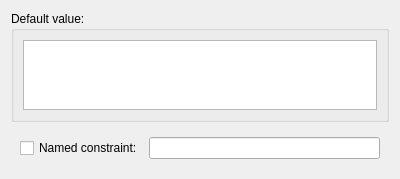
<?xml version="1.0" encoding="UTF-8"?>
<ui version="4.0">
 <class>ColumnDefaultPanel</class>
 <widget class="QWidget" name="ColumnDefaultPanel">
  <property name="geometry">
   <rect>
    <x>0</x>
    <y>0</y>
    <width>400</width>
    <height>169</height>
   </rect>
  </property>
  <property name="windowTitle">
   <string>Form</string>
  </property>
  <layout class="QVBoxLayout" name="verticalLayout">
   <item>
    <widget class="QGroupBox" name="exprGroup">
     <property name="title">
      <string>Default value:</string>
     </property>
     <layout class="QVBoxLayout" name="verticalLayout_2">
      <item>
       <widget class="SqlEditor" name="exprEdit"/>
      </item>
     </layout>
    </widget>
   </item>
   <item>
    <widget class="QWidget" name="namedWidget" native="true">
     <layout class="QHBoxLayout" name="horizontalLayout_2">
      <item>
       <widget class="QCheckBox" name="namedCheck">
        <property name="text">
         <string>Named constraint:</string>
        </property>
       </widget>
      </item>
      <item>
       <widget class="QLineEdit" name="namedEdit"/>
      </item>
     </layout>
    </widget>
   </item>
  </layout>
 </widget>
 <customwidgets>
  <customwidget>
   <class>SqlEditor</class>
   <extends>QPlainTextEdit</extends>
   <header>sqleditor.h</header>
  </customwidget>
 </customwidgets>
 <resources/>
 <connections/>
</ui>
